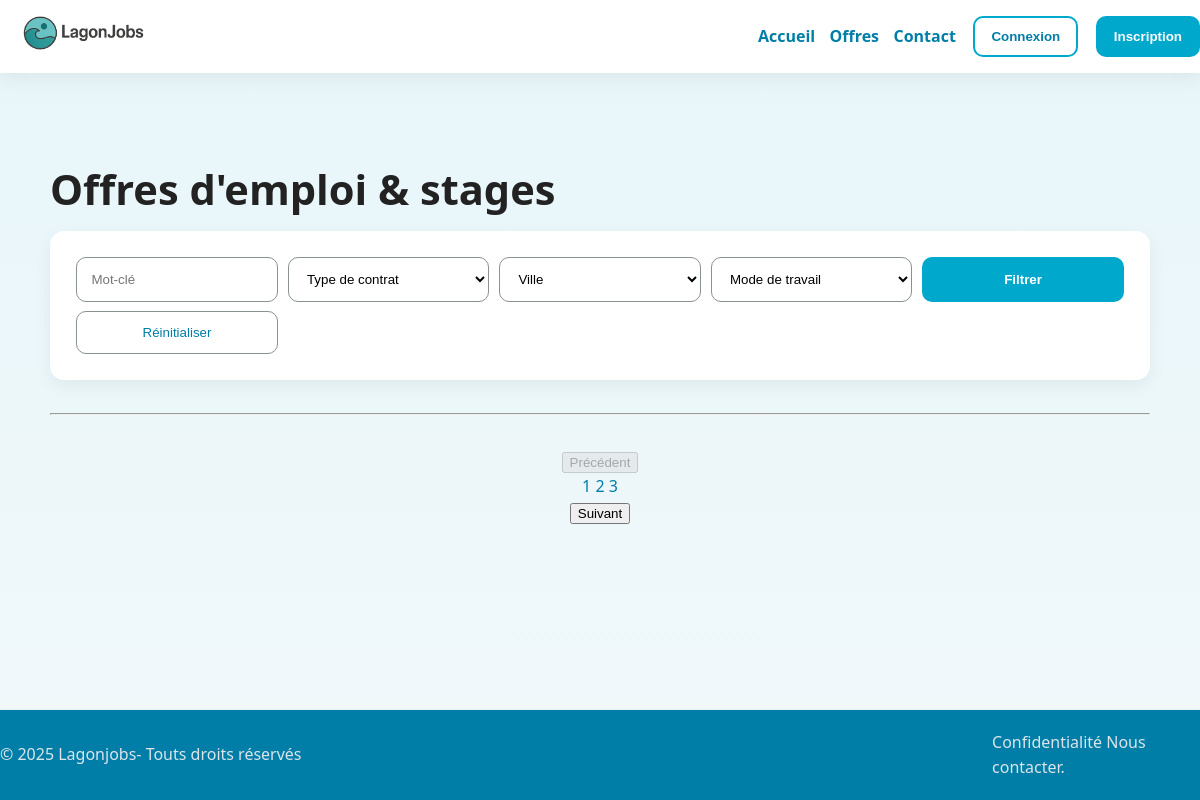
Page /Frontoffice/offres.php on the earlier database version.
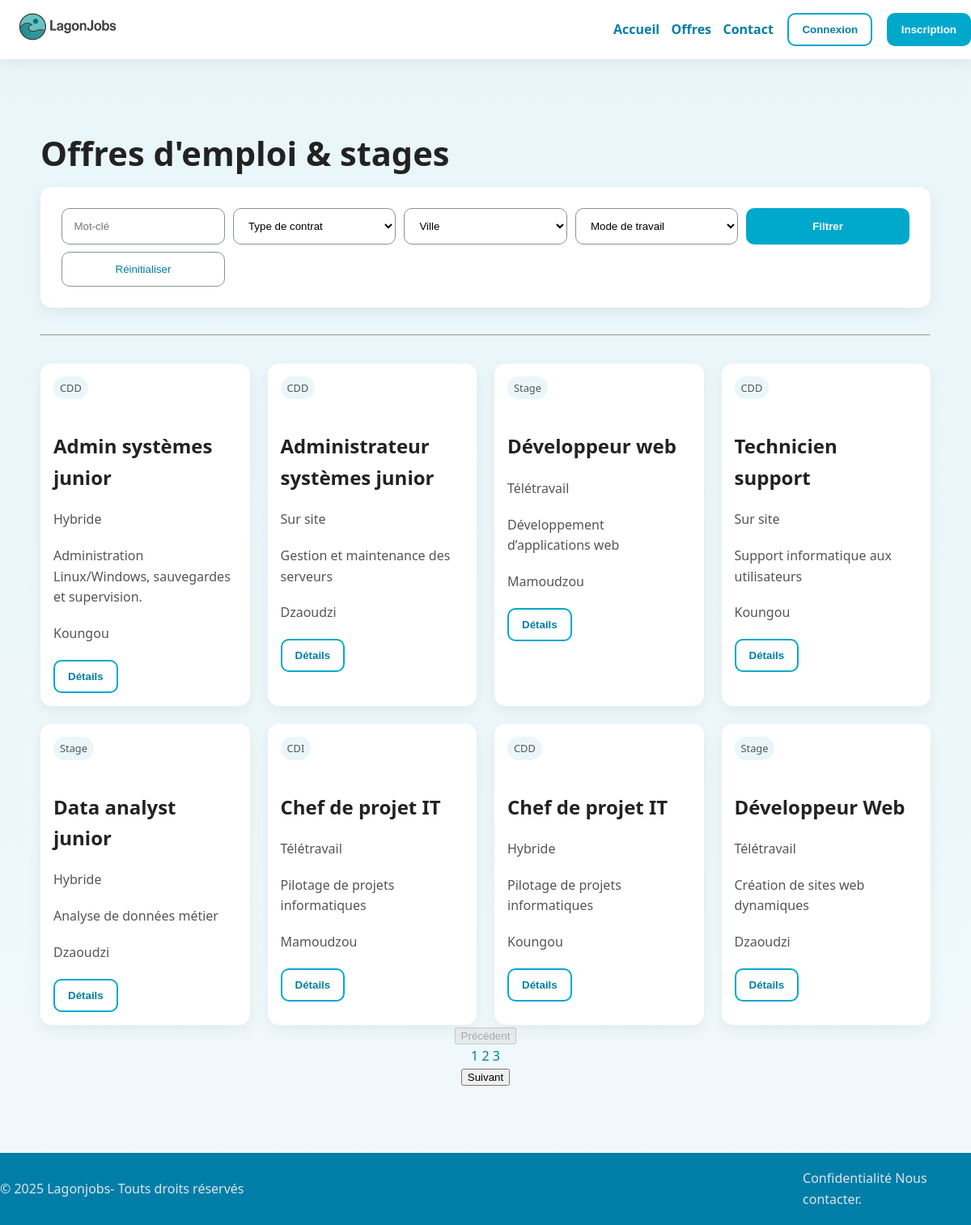
Same page on the later database version.
### tables this page shows
CREATE TABLE `offres` (
  `Id` int(11) NOT NULL,
  `Titre` varchar(50) NOT NULL,
  `Description` text NOT NULL,
  `Mission` text NOT NULL,
  `Profil` text NOT NULL,
  `Id_contrat` int(11) NOT NULL,
  `Id_ville` int(11) NOT NULL,
  `Id_mode_de_travail` int(11) NOT NULL,
  `Date_debut` date NOT NULL,
  `Date_fin` date NOT NULL,
  `Id_statut` int(11) NOT NULL
);

CREATE TABLE `types_de_contrat` (
  `Id` int(11) NOT NULL,
  `Contrat` varchar(50) NOT NULL
);

CREATE TABLE `modes_de_travail` (
  `Id` int(11) NOT NULL,
  `Mode_de_travail` varchar(50) NOT NULL
);

CREATE TABLE `villes` (
  `Id` int(11) NOT NULL,
  `Nom_ville` varchar(50) NOT NULL
);

### Frontoffice/select.php (called while the page is built, shortened)
<?php
$sql = "SELECT of.Id,
of.Titre,
tdc.Contrat,
vil.Nom_ville,
mdt.Mode_de_travail,
of.Description,
of.Mission,
of.Profil,
of.Date_debut,
of.Date_fin,
TIMESTAMPDIFF(DAY, of.Date_debut, of.Date_fin) as nb_jours
FROM offres of
JOIN statuts st ON of.Id_statut=st.Id
JOIN types_de_contrat tdc ON of.Id_contrat=tdc.Id
JOIN villes vil ON of.Id_ville=vil.Id
JOIN modes_de_travail mdt ON of.Id_mode_de_travail=mdt.Id
WHERE of.Id_statut = 1
";
$params = [];
$page_actuel=1;
$sl = "SELECT COUNT(Id) FROM `offres`";
$stmt = $pdo->prepare($sl);
$stmt->execute();
$nbOffres=$stmt->fetchColumn();
$nbDePages = intdiv($nbOffres, 8);
if (($nbOffres%8)!= 0){
    $nbDePages+=1;
}
$debut = ($page_actuel * 8) - 8;
$sql.=" ORDER BY of.Id LIMIT ".$debut.",8";
$stmt = $pdo->prepare($sql);
$stmt->execute($params);
$offres=$stmt->fetchall();
?>

### Frontoffice/session.php (called while the page is built, shortened)
<?php
require_once(__DIR__ . '/select.php');
?>

### Frontoffice/offres.php (the view, shortened to what this page needs)
<?php
require_once('../asset/configmysql.php');
require_once(__DIR__ . '/session.php');
require_once(__DIR__ . '/select.php');
?>
<!DOCTYPE html>
<html lang="en">
<head>
    <link rel="stylesheet" href="../css/style.css">
</head>
<body>
  <header class="site-header header-inner">
    <span class="logo"><a href="index.php"><img src="../logo/Logo.png" alt="logo lagonjobs"></span>
    <nav class="nav">
        <a href="index.php">Accueil</a>
        <a href="offres.php">Offres</a>
        <a href="contact.php">Contact</a>
        <?php
        if(!isset($_SESSION['LOG_USER'])){
        ?>
            <button class="btn btn-outline" onclick="window.location.href='connexion.php'">Connexion</button>
            <button class="btn" onclick="window.location.href='inscription.php'">Inscription</button>
        <?php }else{ ?>
            <button class="btn" onclick="window.location.href='deconnexion.php'">Deconnexion</button>
        <?php } ?>
    </nav>
  </header>
  <main class="hero">
    <div class="container">
      <h1>Offres d'emploi & stages</h1>
        <form action="offres.php" method="POST" class="form filter-bar">
            <?php if (!isset($_POST['motcle'])){ ?>
              <input type="text" name="motcle" placeholder="Mot-clé">
            <?php }else { ?>
              <input type="text" name="motcle" placeholder="Mot-clé" value="<?php echo $_POST['motcle'] ?>">
            <?php } ?>
            <select name="type_de_contrat" >
                <option value="">Type de contrat</option>
            </select>
            <select name="ville" >
                <option value="">Ville</option>
            </select>
            <select name="mode_de_travail" >
              <option value="">Mode de travail</option>
            </select>
            <button type="submit" class="btn">Filtrer</button>
            <input class="btn-outline" type="button" onclick="window.location.href='offres.php'" value="Réinitialiser">
        </form> <br>
      <hr>
      <br>
      <section class="cards">
        <?php
        for ($i=0; $i < count($offres); $i++) {
        ?>
        <article class="card">
          <p class="badge"><?php echo $offres[$i]['Contrat']; ?></p>
          <h2><?php echo $offres[$i]['Titre']; ?></h2>
          <p><?php echo $offres[$i]['Mode_de_travail']; ?></p>
          <p><?php echo $offres[$i]['Description']; ?></p>
          <p><?php echo $offres[$i]['Nom_ville']; ?></p>
          <form action="details_offres.php" method="get">
              <button type="submit" class="btn btn-outline">Détails</button>
          </form>
        </article>
        <?php
          }
        ?>
      </section>
    </div>
      <center>
          <?php if (($page_actuel - 1) < 1 ){ ?>
              <form action="offres.php" method="get">
                <button type="submit" disabled>Précédent</button>
              </form>
          <?php } ?>
          <?php for ($i=0; $i < $nbDePages; $i++) { ?>
            <a href="offres.php?page=<?php echo ($i+1) ?>"><?php echo ($i+1) ?></a>
          <?php } ?>
          <?php if (($page_actuel + 1) > $nbDePages){ ?>
              <form action="offres.php" method="get">
                <input type="hidden" name="id_page_suivant" value="<?php echo $page_actuel ?>">
                <button type="submit" disabled>Suivant</button>
              </form>
          <?php }else{ ?>
              <form action="offres.php" method="get">
                    <button type="submit">Suivant</button>
                </form>
          <?php } ?>
      </center>
  </main>
  <footer class="site-footer footer-inner">
    <p class="container">© 2025 Lagonjobs- Touts droits réservés</p>
    <a href="contact.php">Confidentialité Nous contacter.</a>
  </footer>
</body>
</html>

Differences in the rows shown:
now on this page (row edited): offres: Id_contrat.Contrat "CDD", Titre "Admin systèmes junior", Id_mode_de_travail.Mode_de_travail "Hybride", Description "Administration Linux/Windows, sauvegardes et supervision.", Id_ville.Nom_ville "Koungou"
now on this page (row edited): offres: Id_contrat.Contrat "CDD", Titre "Administrateur systèmes junior", Id_mode_de_travail.Mode_de_travail "Sur site", Description "Gestion et maintenance des serveurs", Id_ville.Nom_ville "Dzaoudzi"
now on this page (row edited): offres: Id_contrat.Contrat "Stage", Titre "Développeur web", Id_mode_de_travail.Mode_de_travail "Télétravail", Description "Développement d’applications web", Id_ville.Nom_ville "Mamoudzou"
now on this page (row edited): offres: Id_contrat.Contrat "CDD", Titre "Technicien support", Id_mode_de_travail.Mode_de_travail "Sur site", Description "Support informatique aux utilisateurs", Id_ville.Nom_ville "Koungou"
now on this page (row edited): offres: Id_contrat.Contrat "Stage", Titre "Data analyst junior", Id_mode_de_travail.Mode_de_travail "Hybride", Description "Analyse de données métier", Id_ville.Nom_ville "Dzaoudzi"
now on this page (row edited): offres: Id_contrat.Contrat "CDI", Titre "Chef de projet IT", Id_mode_de_travail.Mode_de_travail "Télétravail", Description "Pilotage de projets informatiques", Id_ville.Nom_ville "Mamoudzou"
now on this page (row edited): offres: Id_contrat.Contrat "CDD", Titre "Chef de projet IT", Id_mode_de_travail.Mode_de_travail "Hybride", Description "Pilotage de projets informatiques", Id_ville.Nom_ville "Koungou"
now on this page (row edited): offres: Id_contrat.Contrat "Stage", Titre "Développeur Web", Id_mode_de_travail.Mode_de_travail "Télétravail", Description "Création de sites web dynamiques", Id_ville.Nom_ville "Dzaoudzi"
